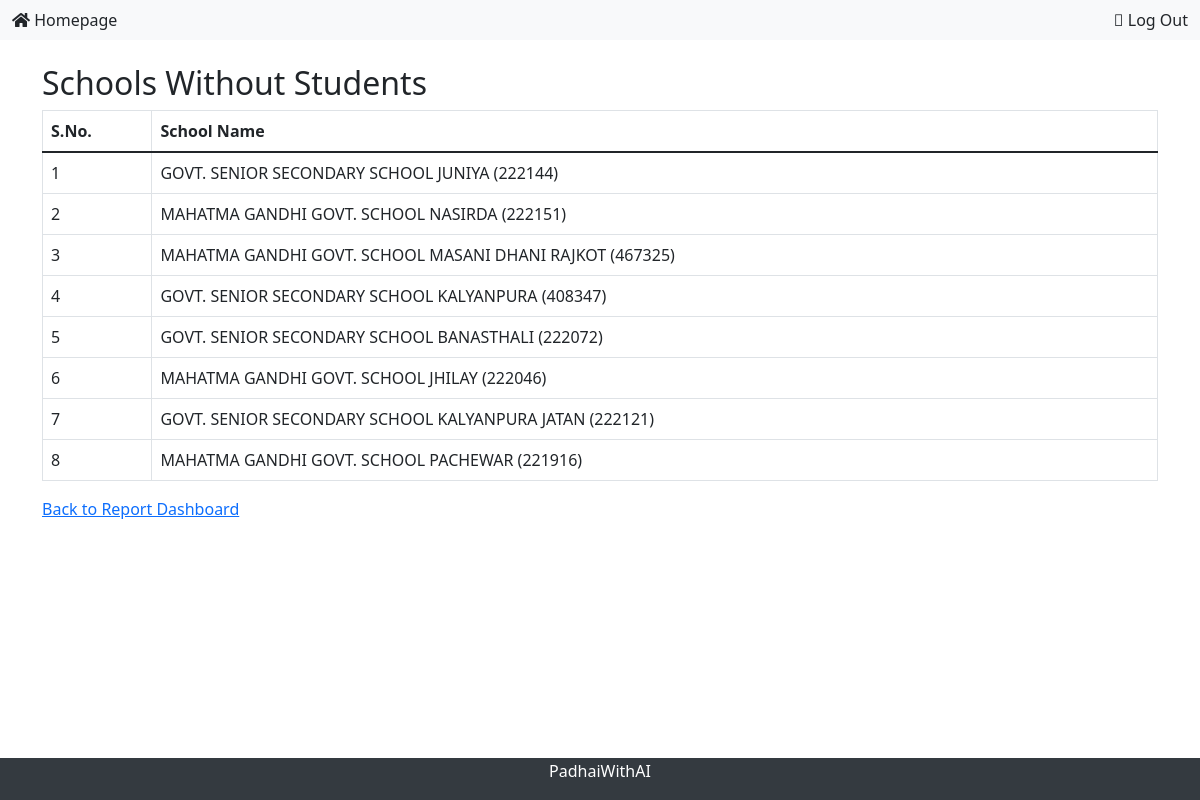
The page /report/schools-without-students/ (signed in) on the database its author committed.
### school_app/models.py (models this page shows, shortened)
class School(models.Model):
    name = models.CharField(max_length=100)
    admin = models.OneToOneField(CustomUser, on_delete=models.CASCADE, related_name='administered_school')
    created_by = models.ForeignKey(CustomUser, on_delete=models.CASCADE, related_name='created_schools', null=True)
    created_at = models.DateTimeField(auto_now_add=True)

### school_app/views.py (the view)
# urls.py: path('report/schools-without-students/', views.schools_without_students, name='schools_without_students'),
@login_required
def schools_without_students(request):
    schools = School.objects.annotate(student_count=Count('student')).filter(student_count=0)
    context = {'schools': schools}
    return render(request, 'schools_without_students.html', context)

### school_app/templates/schools_without_students.html
{% extends 'school_app/base.html' %}
{% block content %}
<h2>Schools Without Students</h2>
<table class="table table-bordered">
  <thead>
    <tr>
      <th>S.No.</th>
      <th>School Name</th>
    </tr>
  </thead>
  <tbody>
    {% for school in schools %}
      <tr>
        <td>{{ forloop.counter }}</td>
        <td>{{ school.name }}</td>
      </tr>
    {% empty %}
      <tr>
        <td colspan="1">No schools without students found.</td>
      </tr>
    {% endfor %}
  </tbody>
</table>
<a href="{% url 'report_dashboard' %}">Back to Report Dashboard</a>
{% endblock %}

### rows shown on the page
School: name "GOVT. SENIOR SECONDARY SCHOOL JUNIYA (222144)"
School: name "MAHATMA GANDHI GOVT. SCHOOL NASIRDA (222151)"
School: name "MAHATMA GANDHI GOVT. SCHOOL MASANI DHANI RAJKOT (467325)"
School: name "GOVT. SENIOR SECONDARY SCHOOL KALYANPURA (408347)"
School: name "GOVT. SENIOR SECONDARY SCHOOL BANASTHALI (222072)"
School: name "MAHATMA GANDHI GOVT. SCHOOL JHILAY (222046)"
School: name "GOVT. SENIOR SECONDARY SCHOOL KALYANPURA JATAN (222121)"
School: name "MAHATMA GANDHI GOVT. SCHOOL PACHEWAR (221916)"
